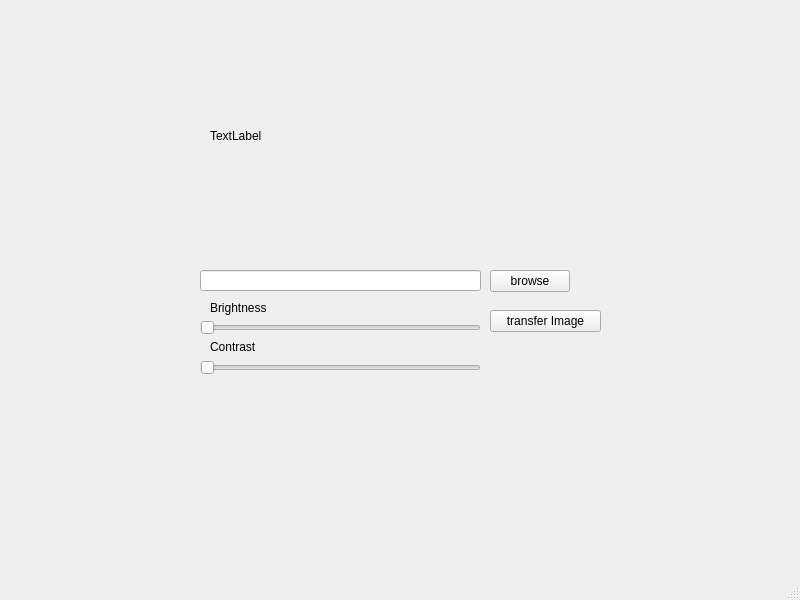
<?xml version="1.0" encoding="UTF-8"?>
<ui version="4.0">
 <class>MainWindow</class>
 <widget class="QMainWindow" name="MainWindow">
  <property name="geometry">
   <rect>
    <x>0</x>
    <y>0</y>
    <width>800</width>
    <height>600</height>
   </rect>
  </property>
  <property name="windowTitle">
   <string>MainWindow</string>
  </property>
  <widget class="QWidget" name="centralwidget">
   <widget class="QLabel" name="label">
    <property name="geometry">
     <rect>
      <x>210</x>
      <y>20</y>
      <width>281</width>
      <height>231</height>
     </rect>
    </property>
    <property name="text">
     <string>TextLabel</string>
    </property>
   </widget>
   <widget class="QLineEdit" name="lineEdit">
    <property name="geometry">
     <rect>
      <x>200</x>
      <y>270</y>
      <width>281</width>
      <height>21</height>
     </rect>
    </property>
   </widget>
   <widget class="QPushButton" name="pushButton">
    <property name="geometry">
     <rect>
      <x>490</x>
      <y>270</y>
      <width>80</width>
      <height>22</height>
     </rect>
    </property>
    <property name="text">
     <string>browse</string>
    </property>
   </widget>
   <widget class="QSlider" name="brightness_slid">
    <property name="geometry">
     <rect>
      <x>200</x>
      <y>320</y>
      <width>281</width>
      <height>16</height>
     </rect>
    </property>
    <property name="orientation">
     <enum>Qt::Horizontal</enum>
    </property>
   </widget>
   <widget class="QSlider" name="contrast_slid">
    <property name="geometry">
     <rect>
      <x>200</x>
      <y>360</y>
      <width>281</width>
      <height>16</height>
     </rect>
    </property>
    <property name="orientation">
     <enum>Qt::Horizontal</enum>
    </property>
   </widget>
   <widget class="QLabel" name="label_2">
    <property name="geometry">
     <rect>
      <x>210</x>
      <y>300</y>
      <width>71</width>
      <height>16</height>
     </rect>
    </property>
    <property name="text">
     <string>Brightness</string>
    </property>
   </widget>
   <widget class="QLabel" name="label_3">
    <property name="geometry">
     <rect>
      <x>210</x>
      <y>340</y>
      <width>47</width>
      <height>14</height>
     </rect>
    </property>
    <property name="text">
     <string>Contrast</string>
    </property>
   </widget>
   <widget class="QPushButton" name="pushButton_2">
    <property name="geometry">
     <rect>
      <x>490</x>
      <y>310</y>
      <width>111</width>
      <height>22</height>
     </rect>
    </property>
    <property name="text">
     <string>transfer Image</string>
    </property>
   </widget>
  </widget>
  <widget class="QMenuBar" name="menubar">
   <property name="geometry">
    <rect>
     <x>0</x>
     <y>0</y>
     <width>800</width>
     <height>21</height>
    </rect>
   </property>
  </widget>
  <widget class="QStatusBar" name="statusbar"/>
 </widget>
 <resources/>
 <connections/>
</ui>
